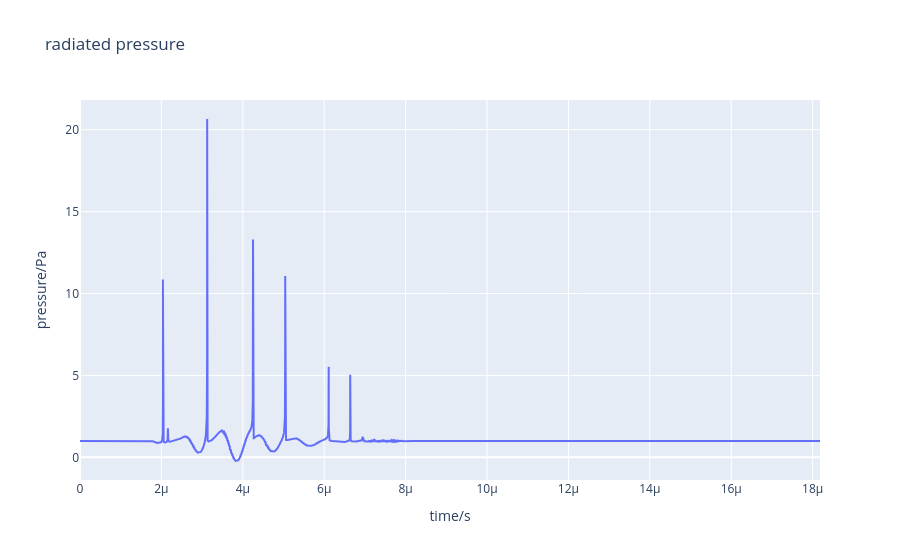

Notebook cell for this chart:
### Code cell
BD_obj.calculate_p_radiated(r_measure)
fig = go.Figure()
fig.add_trace(go.Scatter(x=BD_obj.time, y=BD_obj.p_radiated, mode="lines"))
fig.update_layout(
    title="radiated pressure",
    xaxis_title="time/s",
    yaxis_title="pressure/Pa"
)

### Figure 1 — Plotly figure (JSON) as saved in the notebook; plotly's stock layout.template omitted (floating-point values rounded to 4 significant figures; data arrays with more than 128 entries replaced by an {"elided": "..."} marker saying what was removed)
{"data": [{"mode": "lines", "type": "scatter", "x": {"elided": "20000 float values"}, "y": {"elided": "20000 float values"}}], "layout": {"title": {"text": "radiated pressure"}, "xaxis": {"title": {"text": "time/s"}}, "yaxis": {"title": {"text": "pressure/Pa"}}}}
